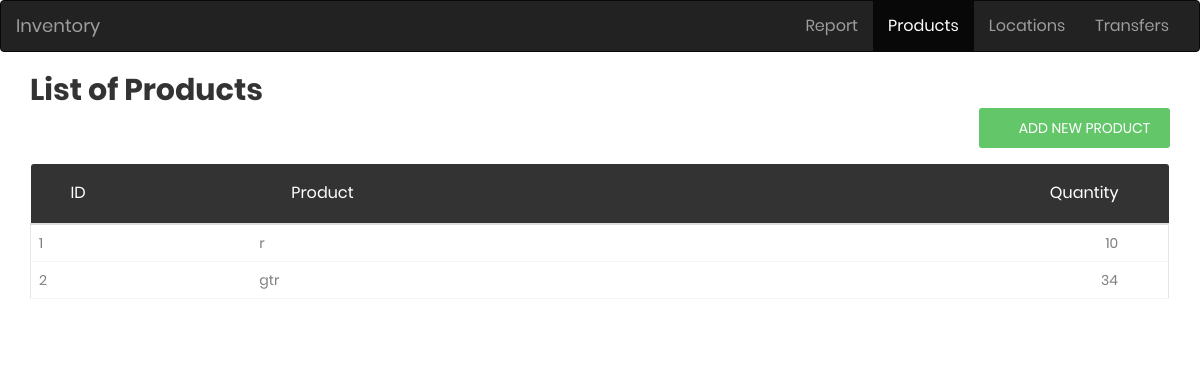
/products, run on an earlier commit of the app's database.
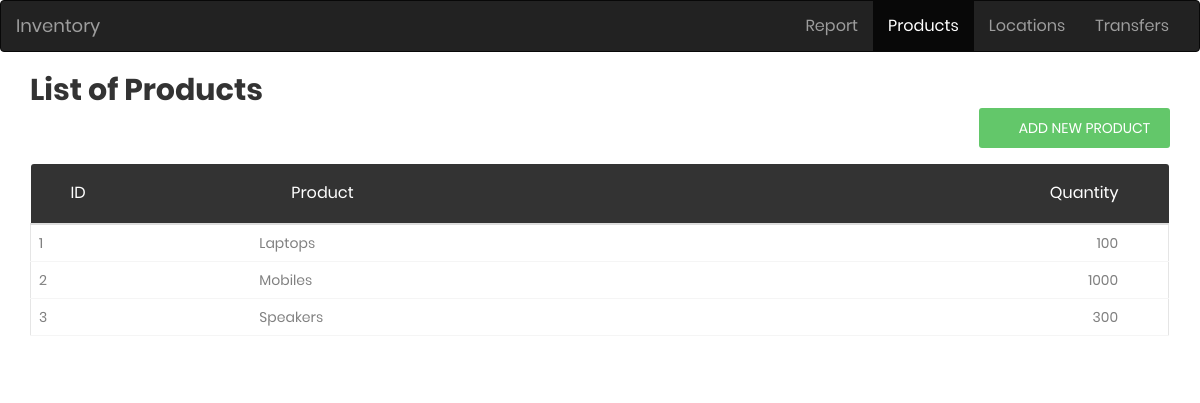
And on a later commit of the database.
### tables this page shows
CREATE TABLE product (
    prod_id INTEGER PRIMARY KEY AUTOINCREMENT,
    prod_name TEXT NOT NULL UNIQUE,
    qty INTEGER
);

### app.py (the view, shortened to what this page needs)
@app.route('/products', methods=('GET', 'POST'))
def products():
    conn = get_db_connection()
    product = conn.execute('SELECT * FROM product').fetchall()
    conn.close()
    return render_template('products.html', product=product)

### app.py (called while the page is built)
def get_db_connection():
    conn = sqlite3.connect('database.db')
    conn.row_factory = sqlite3.Row
    return conn

### templates/products.html (shortened to what this page needs)
{% extends 'base.html' %}
{% block content %}
    <nav class="navbar navbar-inverse">
        <div class="container-fluid">
          <div class="navbar-header">
            <a class="navbar-brand" href="#">Inventory</a>
          </div>
          <ul class="nav navbar-nav" style="float:right">
    <li class=" nav-item"><a href="/">Report</a></li>
          <li class="active" ><a class="nav-item" href="products">Products</a></li>
          <li><a class="nav-item" href="locationn">Locations</a></li>
          <li><a class="nav-item" href="transfers">Transfers</a></li>
          </ul>
        </div>
      </nav>
      <div class="container">
    <h2> List of Products</h2>
    <div style="float:right">
        <a href="#addModal" class="au-btn au-btn-icon au-btn--green au-btn--small" data-toggle="modal"><i class="zmdi zmdi-plus"></i> <span>Add New Product</span></a>
    </div>
    <br>
    <div class="row m-t-30">
        <div class="col-md-12">
            <div class="table-responsive m-b-40">
                <table class="table table-borderless table-data3">
                    <thead>
                        <tr>
                            <th>ID</th>
                            <th>Product</th>
                            <th>Quantity</th>
                        </tr>
                    </thead>
                    <tbody>
                        {% for i in product %}
                        <tr>
                            <td>{{ i['prod_id'] }}</td>
                            <td>{{ i['prod_name'] }}</td>
                            <td>{{ i['qty'] }}</td>
                        </tr>
                        {% endfor %}
                    </tbody>
                </table>
            </div>
        </div>
    </div>
</div>
{% endblock %}

What changed in the data, as far as the page shows it:
changed product id 1: prod_name "r" → "Laptops"; qty "10" → "100"
changed product id 2: prod_name "gtr" → "Mobiles"; qty "34" → "1000"
added product: prod_id "3", prod_name "Speakers", qty "300"
